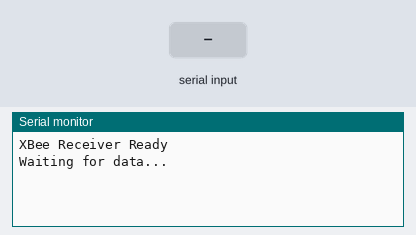
A sketch run on a simulated Arduino Mega 2560, built with avr-gcc and run on an emulated ATmega2560. Shown: the last lines printed to the serial monitor. The test bench sets the inputs (shaded band).

Above: at 1.2 s.
1.3 s: "1" received over the second serial link
At 2.5 s:
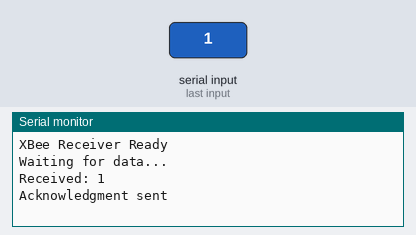
2.8 s: "0" received over the second serial link
At 3.8 s:
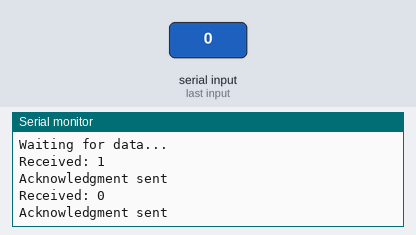
4.3 s: "2" received over the second serial link
At 4.9 s:
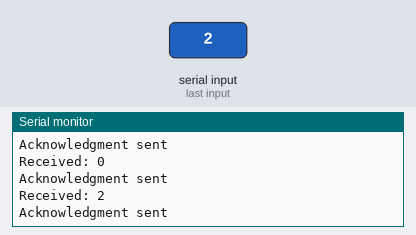

The sketch:

receiver_tutorial.ino
```cpp
/*
 * XBee 900MHz Pro S3B - Receiver Code
 * Teensy 4.1
 *
 * Connections:
 * XBee Pin 2 (DOUT) -> Teensy RX1 (Pin 0)
 * XBee Pin 3 (DIN)  -> Teensy TX1 (Pin 1)
 * XBee Pin 10 (GND) -> Teensy GND
 * XBee Pin 1 (VCC)  -> Teensy 3.3V
 */

#define XBEE_SERIAL Serial1  // Using Serial1 on Teensy 4.1

void setup() {
  // Initialize USB Serial for debugging
  Serial.begin(115200);
  while (!Serial && millis() < 3000); // Wait up to 3 seconds for Serial Monitor

  // Initialize XBee Serial (default 9600 baud for XBee)
  XBEE_SERIAL.begin(9600);

  Serial.println("XBee Receiver Ready");
  Serial.println("Waiting for data...");
}

void loop() {
  // Check if data is available from XBee
  if (XBEE_SERIAL.available()) {
    String receivedData = "";

    // Read the incoming data
    while (XBEE_SERIAL.available()) {
      char c = XBEE_SERIAL.read();
      receivedData += c;
      delay(2); // Small delay to allow buffer to fill
    }

    // Display received data on USB Serial
    Serial.print("Received: ");
    Serial.println(receivedData);

    // Optional: Send acknowledgment back to sender
    XBEE_SERIAL.print("ACK: ");
    XBEE_SERIAL.println(receivedData);

    Serial.println("Acknowledgment sent");
  }
}
```

Measured:
- after the input at 1.3 s, the serial monitor: prints a new line at once (image 1)
- after the input at 2.8 s, the serial monitor: prints a new line at once (image 2)
- after the input at 4.3 s, the serial monitor: prints a new line at once (image 3)
